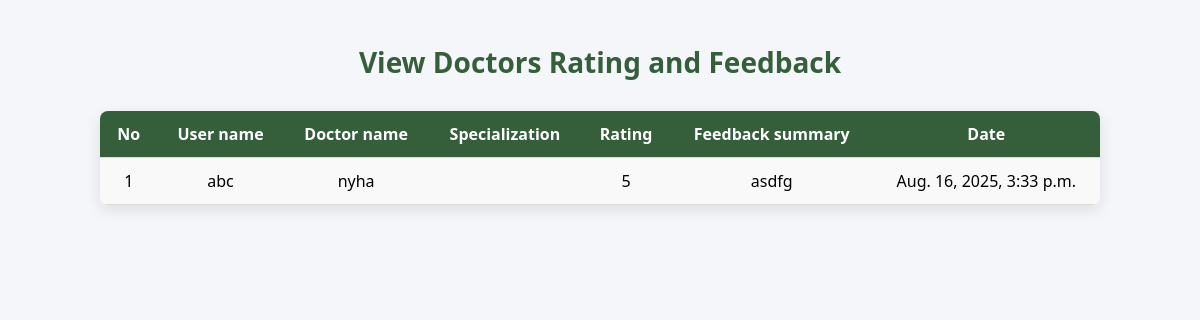
Before: /ViewRating (signed in) with the older database file.
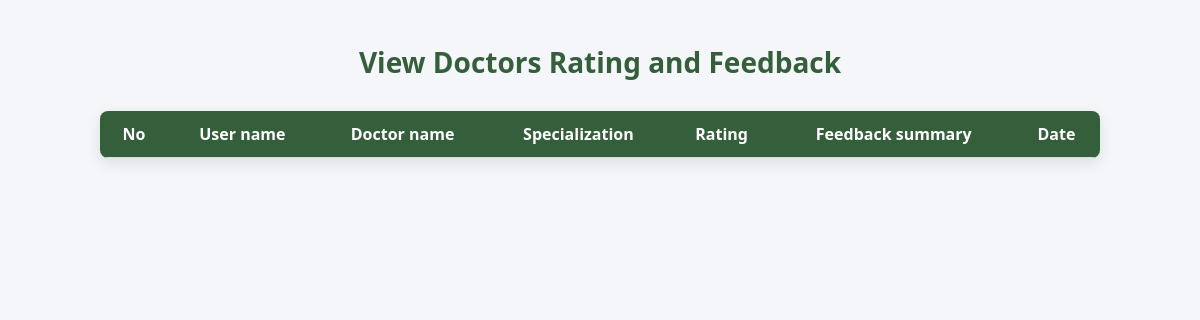
After: the same page with the newer database file.
### healthapp/models.py (models this page shows)
class FeedbackTable(models.Model):
    USER = models.ForeignKey(UserTable,on_delete=models.CASCADE,blank=True,null=True)
    DOCTOR = models.ForeignKey(DoctorTable,on_delete=models.CASCADE,blank=True,null=True)
    Rating = models.IntegerField(blank=True,null=True)
    Comment =  models.CharField(max_length=100,blank=True,null=True)
    Date = models.DateTimeField(auto_now_add=True)

class UserTable(models.Model):
    UserName = models.CharField(max_length=30,blank=True, null=True)
    Gender = models.CharField(max_length=10, blank=True, null=True)
    DOB = models.DateField(blank=True,null=True)
    E_mail = models.CharField(max_length=30, blank=True, null=True)
    Phone = models.BigIntegerField(blank=True,null=True)
    Address = models.CharField(max_length=100,blank=True,null=True)
    City = models.CharField(max_length=30,blank=True,null=True)
    State = models.CharField(max_length=30,blank=True,null=True)
    Pincode = models.IntegerField(blank=True,null=True)
    LOGIN =models.ForeignKey(LoginTable,on_delete=models.CASCADE,null=True,blank=True)
    Created_at = models.DateTimeField(auto_now_add=True,blank=True,null=True)

class DoctorTable(models.Model):
    UserName = models.CharField(max_length=30,blank=True,null=True)
    DOB = models.DateField(null=True,blank=True)
    Gender = models.CharField(max_length=10,blank=True,null=True)
    Specialization = models.CharField(max_length=80,blank=True,null=True)
    Qualification = models.CharField(max_length=80,blank=True,null=True)
    Experience_year = models.IntegerField(blank=True,null=True)
    E_mail = models.CharField(max_length=80,blank=True,null=True)
    Phone = models.BigIntegerField(blank=True,null=True)
    HOSPITAL = models.ForeignKey(HospitalTable,on_delete=models.CASCADE,blank=True,null=True)
    LOGIN = models.ForeignKey(LoginTable,on_delete=models.CASCADE,blank=True,null=True)
    Added_on = models.DateTimeField(auto_now_add=True, blank=True,null=True)

### healthapp/views.py (the view)
# urls.py: path("ViewRating", ViewRating.as_view(), name="ViewRating"),
class ViewRating(View):
    def get(self,request):
        obj = FeedbackTable.objects.filter(DOCTOR__HOSPITAL__LOGIN_id=request.session['login_id'])
        return render(request,"Hospital/ViewDrRating.html",{'val':obj})

### templates/Hospital/ViewDrRating.html (shortened to what this page needs)
<!DOCTYPE html>
<html lang="en">
<head>
</head>
<body>
<h2>View Doctors Rating and Feedback</h2>
<table>
    <tr>
        <th>No</th>
        <th>User name</th>
        <th>Doctor name</th>
        <th>Specialization</th>
        <th>Rating</th>
        <th>Feedback summary</th>
        <th>Date</th>
    </tr>
    {% for i in val %}
    <tr>
        <td>{{ forloop.counter }}</td>
        <td>{{ i.USER.UserName }}</td>
        <td>{{ i.DOCTOR.UserName }}</td>
        <td>{{ i.Specialization }}</td>
        <td>{{ i.Rating }}</td>
        <td>{{ i.Comment }}</td>
        <td>{{ i.Date }}</td>
    </tr>
    {% endfor %}
</table>
</body>
</html>

Changed rows visible on the page:
removed FeedbackTable: USER.UserName "abc", DOCTOR.UserName "nyha", Rating "5", Comment "asdfg", Date "Aug. 16, 2025, 3:33 p.m."
